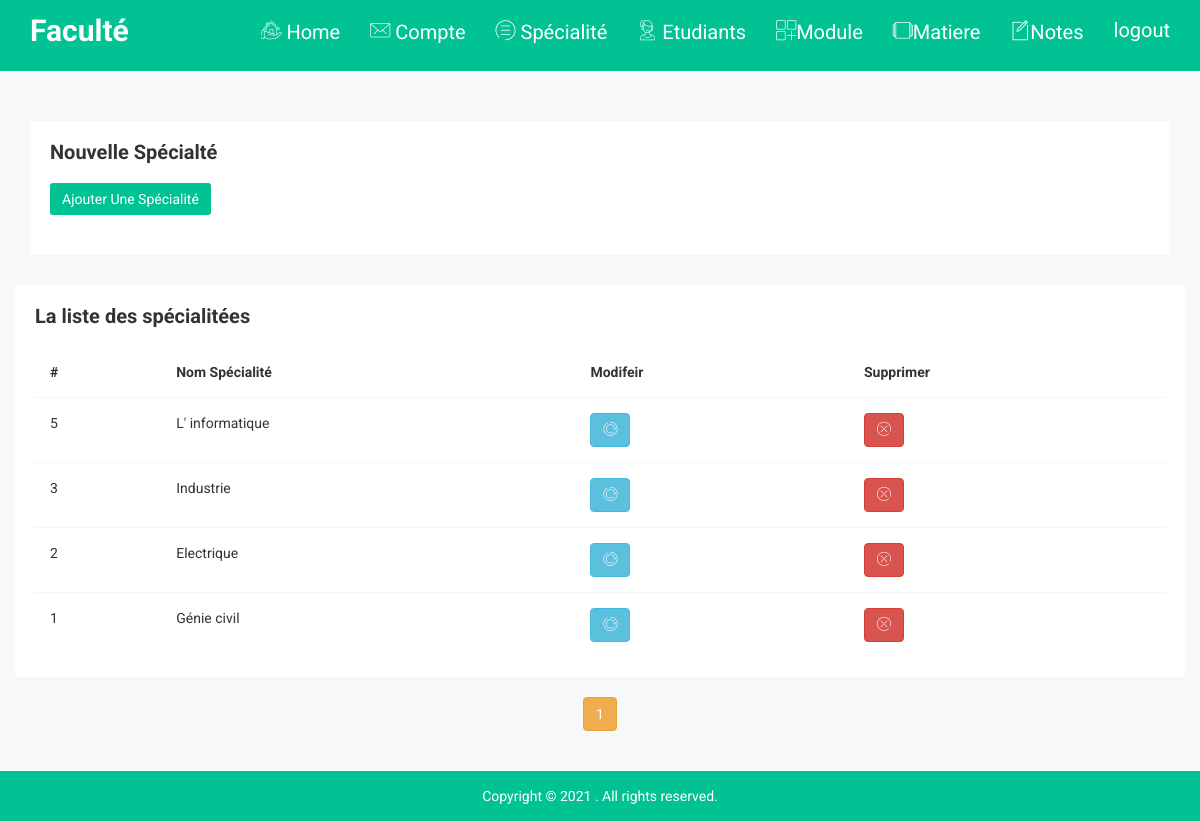
Page /addSpecialite (signed in) on the committed database.
### flaskgestion/models.py (models this page shows, shortened)
class Specialite(db.Model):
    id = db.Column(db.Integer, primary_key=True)
    nomSpecialite = db.Column(db.String(100), unique=True, nullable=False)
    etudiants = db.relationship('Etudiant', cascade="all,delete", backref='ESpecialite', lazy=True)

### flaskgestion/routes.py (the view)
@app.route('/addSpecialite',  methods=['GET', 'POST'])
@login_required
def addSpecialite():
    form = SpecialiteForm()
    if form.validate_on_submit():
        specialite = Specialite(nomSpecialite=form.nomSpecialite.data)
        db.session.add(specialite)
        db.session.commit()
        flash(f'Nouvelle Specialité est ajoutée !', 'success')
        return redirect(url_for('addSpecialite'))
    page = request.args.get('page', 1, type=int)
    specialites = Specialite.query.order_by(Specialite.id.desc()).paginate(page=page, per_page=5)
    return render_template('addSpecialite.html', title='Specialité', form=form, specialites=specialites)

### flaskgestion/models.py (called while the page is built)
@login_manager.user_loader
def load_user(user_id):
    return User.query.get(int(user_id))

### flaskgestion/templates/addSpecialite.html (shortened to what this page needs)
{% extends "navbar.html" %}
{% block content %}
<div class="form-example-area">
    <div class="container">
        {% if current_user.role =='admin' %}
        <div class="row">
            <div class="col-lg-12 col-md-12 col-sm-12 col-xs-12">
                <div class="form-example-wrap mg-t-30">
                    <div class="cmp-tb-hd cmp-int-hd">
                        <div class="modals-hd">
                            <h2>Nouvelle Spécialté</h2>
                        </div>
                        <div class="modals-default-cl">
                            <button type="button" class="btn btn-info" data-toggle="modal"
                                data-target="#myModalone">Ajouter Une Spécialité</button>
                        </div>
                    </div>
                </div>
            </div>
        </div>
        {%endif%}
        <div class="row">
            <div class="col-lg-12 col-md-12 col-sm-12 col-xs-12">
                <div class="normal-table-list mg-t-30">
                    <div class="basic-tb-hd">
                        <h2>La liste des spécialitées</h2>
                    </div>
                    <div class="bsc-tbl-cls">
                        <table class="table table-hover">
                            <thead>
                                <tr>
                                    <th>#</th>
                                    <th>Nom Spécialité</th>
                                    {% if current_user.role =='admin' %}
                                    <th>Modifeir</th>
                                    <th>Supprimer</th>
                                    {%endif%}
                                </tr>
                            </thead>
                            <tbody>
                                {% for specialite in specialites.items %}
                                <tr>
                                    <td>{{ specialite.id }}</td>
                                    <td>{{ specialite.nomSpecialite }}</td>
                                    {% if current_user.role =='admin' %}
                                    <td>
                                        <a href="/update/{{specialite.id}}" class="btn btn-info info-icon-notika"
                                            data-toggle="modal" data-target="#modaledit{{specialite.id}}"><i
                                                class="notika-icon notika-refresh"></i></a>
                                    </td>
                                    <td>
                                        <form action="{{ url_for('deleteSpecialite') }}" method="POST">
                                            <button type="submit" class="btn btn-danger danger-icon-notika"><i
                                                    class="notika-icon notika-close"></i></button>
                                        </form>
                                    </td>
                                    {%endif%}
                                </tr>
                    </div>
                    {% endfor %}
                </div>
            </div>
<br>
    <div >
        <ul class="wizard-nav-ac">
            {% for page_num in specialites.iter_pages(left_edge=1, right_edge=1, left_current=1, right_current=2) %}
            {% if page_num %}
            {% if specialites.page == page_num %}
            <a class="btn btn-warning mb-4" href="{{ url_for('addSpecialite', page=page_num) }}">{{ page_num }}</a>
            {% else %}
            <a class="btn btn-outline-lightblue mb-4" href="{{ url_for('addSpecialite', page=page_num) }}">{{ page_num
                }}</a>
            {% endif %}
            {% else %}
            ...
            {% endif %}
            {% endfor %}
        </ul>
    </div>
{% endblock content %}

### flaskgestion/static/css/main.css (style rules this page uses)
html { color: #222; font-size: 1em; line-height: 1.4; }

### rows in the picture
Specialite: id "5", nomSpecialite "L' informatique"
Specialite: id "3", nomSpecialite "Industrie"
Specialite: id "2", nomSpecialite "Electrique"
Specialite: id "1", nomSpecialite "Génie civil"

### other values in the picture
{{ page_num }} "1"
